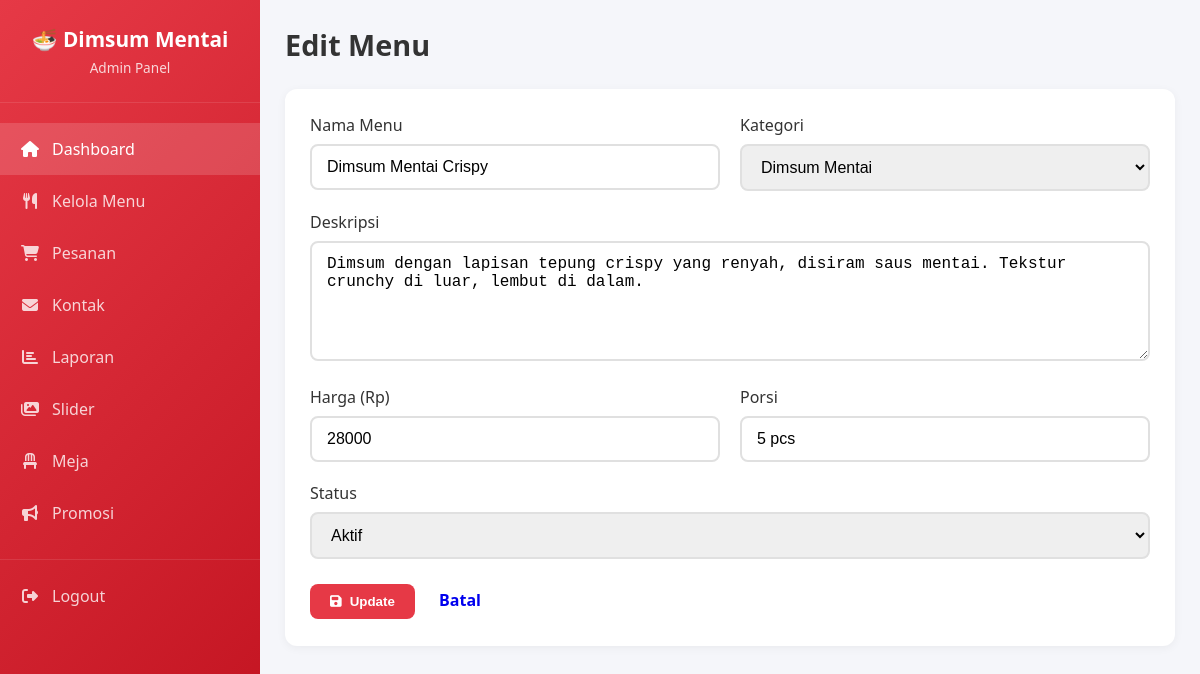
/admin/dashboard.php?page=menu_edit&id=3 (signed in), run on the app's committed database.
### tables this page shows
CREATE TABLE IF NOT EXISTS menu (
    id INT AUTO_INCREMENT PRIMARY KEY,
    nama VARCHAR(100) NOT NULL,
    kategori ENUM('mentai', 'original', 'paket', 'minuman') NOT NULL,
    deskripsi TEXT,
    harga INT NOT NULL,
    `portion` VARCHAR(50),
    gambar VARCHAR(255),
    status ENUM('aktif', 'nonaktif') DEFAULT 'aktif',
    created_at TIMESTAMP DEFAULT CURRENT_TIMESTAMP,
    updated_at TIMESTAMP DEFAULT CURRENT_TIMESTAMP ON UPDATE CURRENT_TIMESTAMP
);

### admin/pages/menu_edit.php (the view, shortened to what this page needs)
<div class="page-header">
    <h1>Edit Menu</h1>
</div>
<?php
$id = $_GET['id'];
$menu = $conn->query("SELECT * FROM menu WHERE id = $id")->fetch_assoc();
?>
<div class="card">
    <form method="POST">
        <div class="form-row">
            <div class="form-group">
                <label for="nama">Nama Menu</label>
                <input type="text" id="nama" name="nama" value="<?php echo $menu['nama']; ?>" required>
            </div>
            <div class="form-group">
                <label for="kategori">Kategori</label>
                <select id="kategori" name="kategori" required>
                    <option value="mentai" <?php echo $menu['kategori'] == 'mentai' ? 'selected' : ''; ?>>Dimsum Mentai</option>
                </select>
            </div>
        </div>
        <div class="form-group">
            <label for="deskripsi">Deskripsi</label>
            <textarea id="deskripsi" name="deskripsi" required><?php echo $menu['deskripsi']; ?></textarea>
        </div>
        <div class="form-row">
            <div class="form-group">
                <label for="harga">Harga (Rp)</label>
                <input type="number" id="harga" name="harga" min="0" value="<?php echo $menu['harga']; ?>" required>
            </div>
            <div class="form-group">
                <label for="portion">Porsi</label>
                <input type="text" id="portion" name="portion" value="<?php echo $menu['portion']; ?>">
            </div>
        </div>
        <div class="form-group">
            <label for="status">Status</label>
            <select id="status" name="status">
                <option value="aktif" <?php echo $menu['status'] == 'aktif' ? 'selected' : ''; ?>>Aktif</option>
            </select>
        </div>
        <button type="submit" name="submit" class="btn btn-primary">
            <i class="fas fa-save"></i> Update
        </button>
        <a href="?page=menu" class="btn btn-secondary">Batal</a>
    </form>
</div>

### admin/css/dashboard.css (style rules this page uses)
* { margin: 0; padding: 0; box-sizing: border-box; }
body { font-family: 'Segoe UI', Tahoma, Geneva, Verdana, sans-serif; background: #f5f6fa; }
.page-header { display: flex; justify-content: space-between; align-items: center; margin-bottom: 25px; }
.page-header h1 { font-size: 1.8rem; color: #333; }
.btn { padding: 10px 20px; border: none; border-radius: 8px; cursor: pointer; font-weight: 600; transition: all 0.3s; text-decoration: none; display: inline-flex; align-items: center; gap: 8px; }
.btn-primary { background: #e63946; color: #fff; }
.card { background: #fff; border-radius: 12px; padding: 25px; box-shadow: 0 2px 10px rgba(0,0,0,0.05); margin-bottom: 25px; }
.form-group { margin-bottom: 20px; }
.form-group label { display: block; margin-bottom: 8px; color: #333; font-weight: 500; }
.form-group input, .form-group select, .form-group textarea { width: 100%; padding: 12px 15px; border: 2px solid #e0e0e0; border-radius: 8px; font-size: 1rem; transition: border-color 0.3s; }
.form-group textarea { min-height: 120px; resize: vertical; }
.form-row { display: grid; grid-template-columns: repeat(auto-fit, minmax(200px, 1fr)); gap: 20px; }

### data on the page
menu: nama "Dimsum Mentai Crispy", kategori "Dimsum Mentai", deskripsi "Dimsum dengan lapisan tepung crispy yang renyah, disiram saus mentai. Tekstur crunchy di luar, lembut di dalam.", harga "28000", portion "5 pcs", status "Aktif"
